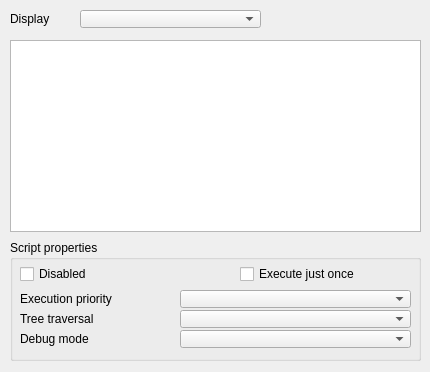
<?xml version="1.0" encoding="UTF-8"?>
<ui version="4.0">
 <class>CQDlgScripts</class>
 <widget class="QDialog" name="CQDlgScripts">
  <property name="geometry">
   <rect>
    <x>0</x>
    <y>0</y>
    <width>430</width>
    <height>372</height>
   </rect>
  </property>
  <property name="windowTitle">
   <string>Scripts</string>
  </property>
  <property name="locale">
   <locale language="English" country="UnitedStates"/>
  </property>
  <widget class="QGroupBox" name="groupBox_2">
   <property name="geometry">
    <rect>
     <x>10</x>
     <y>240</y>
     <width>411</width>
     <height>121</height>
    </rect>
   </property>
   <property name="title">
    <string>Script properties</string>
   </property>
   <property name="flat">
    <bool>false</bool>
   </property>
   <widget class="QCheckBox" name="qqDisabled">
    <property name="geometry">
     <rect>
      <x>10</x>
      <y>25</y>
      <width>151</width>
      <height>18</height>
     </rect>
    </property>
    <property name="focusPolicy">
     <enum>Qt::StrongFocus</enum>
    </property>
    <property name="text">
     <string>Disabled</string>
    </property>
   </widget>
   <widget class="QCheckBox" name="qqExecuteOnce">
    <property name="geometry">
     <rect>
      <x>230</x>
      <y>25</y>
      <width>171</width>
      <height>18</height>
     </rect>
    </property>
    <property name="focusPolicy">
     <enum>Qt::StrongFocus</enum>
    </property>
    <property name="text">
     <string>Execute just once</string>
    </property>
   </widget>
   <widget class="QLabel" name="label_2">
    <property name="geometry">
     <rect>
      <x>10</x>
      <y>50</y>
      <width>161</width>
      <height>18</height>
     </rect>
    </property>
    <property name="text">
     <string>Execution priority</string>
    </property>
   </widget>
   <widget class="QComboBox" name="qqExecutionOrder">
    <property name="geometry">
     <rect>
      <x>170</x>
      <y>50</y>
      <width>231</width>
      <height>18</height>
     </rect>
    </property>
   </widget>
   <widget class="QComboBox" name="qqTreeTraversalDirection">
    <property name="geometry">
     <rect>
      <x>170</x>
      <y>70</y>
      <width>231</width>
      <height>18</height>
     </rect>
    </property>
   </widget>
   <widget class="QLabel" name="label_4">
    <property name="geometry">
     <rect>
      <x>10</x>
      <y>70</y>
      <width>161</width>
      <height>18</height>
     </rect>
    </property>
    <property name="text">
     <string>Tree traversal</string>
    </property>
   </widget>
   <widget class="QComboBox" name="qqDebugMode">
    <property name="geometry">
     <rect>
      <x>170</x>
      <y>90</y>
      <width>231</width>
      <height>18</height>
     </rect>
    </property>
   </widget>
   <widget class="QLabel" name="qqDebugText">
    <property name="geometry">
     <rect>
      <x>10</x>
      <y>90</y>
      <width>161</width>
      <height>18</height>
     </rect>
    </property>
    <property name="text">
     <string>Debug mode</string>
    </property>
   </widget>
  </widget>
  <widget class="QListWidget" name="qqScriptList">
   <property name="geometry">
    <rect>
     <x>10</x>
     <y>40</y>
     <width>411</width>
     <height>192</height>
    </rect>
   </property>
   <property name="editTriggers">
    <set>QAbstractItemView::EditKeyPressed</set>
   </property>
   <property name="alternatingRowColors">
    <bool>false</bool>
   </property>
   <property name="selectionRectVisible">
    <bool>false</bool>
   </property>
  </widget>
  <widget class="QComboBox" name="qqCombo">
   <property name="geometry">
    <rect>
     <x>80</x>
     <y>10</y>
     <width>181</width>
     <height>18</height>
    </rect>
   </property>
  </widget>
  <widget class="QLabel" name="label_3">
   <property name="geometry">
    <rect>
     <x>10</x>
     <y>10</y>
     <width>71</width>
     <height>18</height>
    </rect>
   </property>
   <property name="text">
    <string>Display</string>
   </property>
  </widget>
 </widget>
 <tabstops>
  <tabstop>qqCombo</tabstop>
  <tabstop>qqScriptList</tabstop>
  <tabstop>qqDisabled</tabstop>
  <tabstop>qqExecuteOnce</tabstop>
  <tabstop>qqExecutionOrder</tabstop>
  <tabstop>qqTreeTraversalDirection</tabstop>
 </tabstops>
 <resources/>
 <connections/>
</ui>
